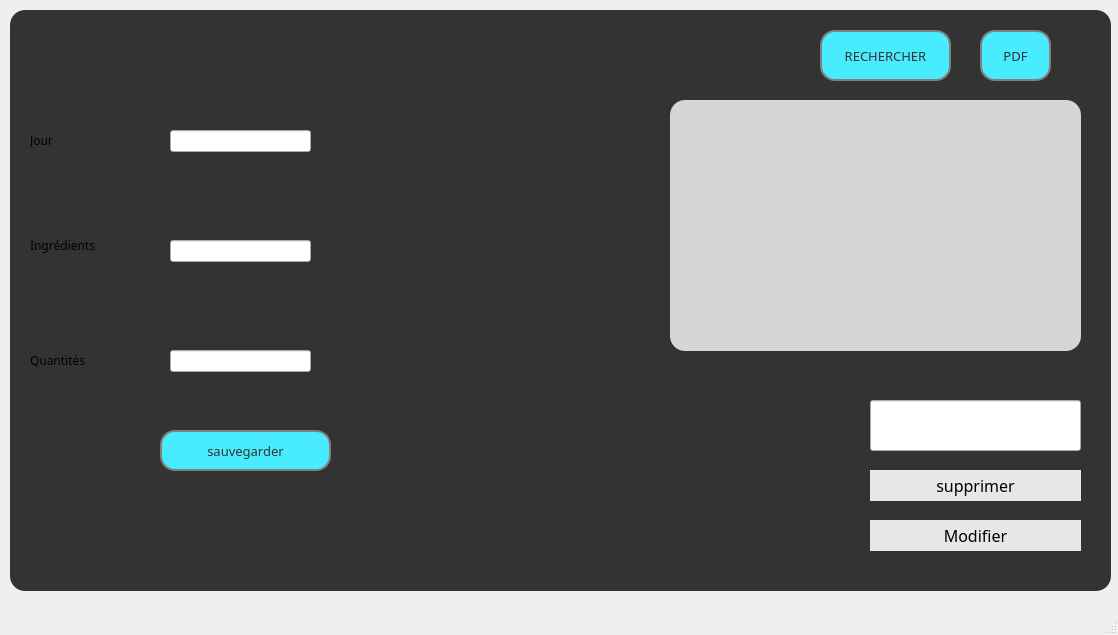
<?xml version="1.0" encoding="UTF-8"?>
<ui version="4.0">
 <class>MainWindow1</class>
 <widget class="QMainWindow" name="MainWindow1">
  <property name="geometry">
   <rect>
    <x>0</x>
    <y>0</y>
    <width>1118</width>
    <height>635</height>
   </rect>
  </property>
  <property name="windowTitle">
   <string>MainWindow</string>
  </property>
  <widget class="QWidget" name="centralwidget">
   <widget class="QFrame" name="frame">
    <property name="geometry">
     <rect>
      <x>10</x>
      <y>10</y>
      <width>1101</width>
      <height>581</height>
     </rect>
    </property>
    <property name="styleSheet">
     <string notr="true">*{
font-family:century gothic ; 
front-size:24px
}
QFrame
{
 background:#333;
border-radius:15px; 
}
QPushButton
{
background:red ; 
border-radius:60px; 
}
QToolButton
{
backfround:red;
boder-radius:60px;
}</string>
    </property>
    <property name="frameShape">
     <enum>QFrame::StyledPanel</enum>
    </property>
    <property name="frameShadow">
     <enum>QFrame::Raised</enum>
    </property>
    <widget class="QLineEdit" name="lineEmpl_2">
     <property name="geometry">
      <rect>
       <x>160</x>
       <y>230</y>
       <width>141</width>
       <height>22</height>
      </rect>
     </property>
     <property name="font">
      <font>
       <family>century gothic</family>
       <pointsize>12</pointsize>
      </font>
     </property>
    </widget>
    <widget class="QLineEdit" name="lineEmpl_3">
     <property name="geometry">
      <rect>
       <x>160</x>
       <y>340</y>
       <width>141</width>
       <height>22</height>
      </rect>
     </property>
     <property name="font">
      <font>
       <family>century gothic</family>
       <pointsize>12</pointsize>
      </font>
     </property>
    </widget>
    <widget class="QLineEdit" name="lineEmpl_4">
     <property name="geometry">
      <rect>
       <x>160</x>
       <y>120</y>
       <width>141</width>
       <height>22</height>
      </rect>
     </property>
     <property name="font">
      <font>
       <family>century gothic</family>
       <pointsize>12</pointsize>
      </font>
     </property>
    </widget>
    <widget class="QTableView" name="tablequantite">
     <property name="geometry">
      <rect>
       <x>660</x>
       <y>90</y>
       <width>411</width>
       <height>251</height>
      </rect>
     </property>
     <property name="styleSheet">
      <string notr="true">QTableView {
    background-color: #d7d6d5
}</string>
     </property>
    </widget>
    <widget class="QPushButton" name="pushButton_3">
     <property name="geometry">
      <rect>
       <x>860</x>
       <y>510</y>
       <width>211</width>
       <height>31</height>
      </rect>
     </property>
     <property name="font">
      <font>
       <family>century gothic</family>
       <pointsize>-1</pointsize>
       <underline>false</underline>
       <strikeout>false</strikeout>
      </font>
     </property>
     <property name="styleSheet">
      <string notr="true">QPushButton
{
background-color: #e7e7e7; 
  border: none;
  color: black;
   
  text-align: center;
  text-decoration: none;
  display: inline-block;
  font-size: 16px;
}
QPushButton:hover
{
background-color: #e7e7e7; /* Green */
background:#555555 ; 
  border: none;
  color: white;
 
  text-align: center;
  text-decoration: none;
  display: inline-block;
  font-size: 16px;
}</string>
     </property>
     <property name="text">
      <string>Modifier</string>
     </property>
    </widget>
    <widget class="QPushButton" name="pushButton_4">
     <property name="geometry">
      <rect>
       <x>860</x>
       <y>460</y>
       <width>211</width>
       <height>31</height>
      </rect>
     </property>
     <property name="font">
      <font>
       <family>century gothic</family>
       <pointsize>-1</pointsize>
       <underline>false</underline>
       <strikeout>false</strikeout>
      </font>
     </property>
     <property name="styleSheet">
      <string notr="true">QPushButton
{
background-color: #e7e7e7; 
  border: none;
  color: black;
   
  text-align: center;
  text-decoration: none;
  display: inline-block;
  font-size: 16px;
}
QPushButton:hover
{
background-color: #e7e7e7; /* Green */
background:#555555 ; 
  border: none;
  color: white;
 
  text-align: center;
  text-decoration: none;
  display: inline-block;
  font-size: 16px;
}</string>
     </property>
     <property name="text">
      <string>supprimer</string>
     </property>
    </widget>
    <widget class="QLabel" name="label_2">
     <property name="geometry">
      <rect>
       <x>20</x>
       <y>120</y>
       <width>121</width>
       <height>21</height>
      </rect>
     </property>
     <property name="text">
      <string>Jour</string>
     </property>
    </widget>
    <widget class="QLabel" name="label_3">
     <property name="geometry">
      <rect>
       <x>20</x>
       <y>220</y>
       <width>111</width>
       <height>31</height>
      </rect>
     </property>
     <property name="text">
      <string>Ingrédients</string>
     </property>
    </widget>
    <widget class="QLabel" name="label_4">
     <property name="geometry">
      <rect>
       <x>20</x>
       <y>340</y>
       <width>101</width>
       <height>21</height>
      </rect>
     </property>
     <property name="text">
      <string>Quantités</string>
     </property>
    </widget>
    <widget class="QPushButton" name="sauvegarder">
     <property name="geometry">
      <rect>
       <x>150</x>
       <y>420</y>
       <width>171</width>
       <height>41</height>
      </rect>
     </property>
     <property name="font">
      <font>
       <family>century gothic</family>
       <pointsize>10</pointsize>
      </font>
     </property>
     <property name="styleSheet">
      <string notr="true">QPushButton
{
background:#49ebff ; 
border-radius:15px; 
color:#333; 
border: 2px solid gray ;
padding: 0.8px;
}
QPushButton:hover
{
color:#333; 
border-radius:15px;
background:#c7cf00;
border: 2px solid gray ;
padding: 0.8px;
}</string>
     </property>
     <property name="text">
      <string>sauvegarder</string>
     </property>
    </widget>
    <widget class="QLineEdit" name="lineTache_3">
     <property name="geometry">
      <rect>
       <x>860</x>
       <y>390</y>
       <width>211</width>
       <height>51</height>
      </rect>
     </property>
     <property name="font">
      <font>
       <family>century gothic</family>
       <pointsize>12</pointsize>
      </font>
     </property>
    </widget>
    <widget class="QLabel" name="label">
     <property name="geometry">
      <rect>
       <x>390</x>
       <y>170</y>
       <width>161</width>
       <height>161</height>
      </rect>
     </property>
     <property name="text">
      <string/>
     </property>
     <property name="pixmap">
      <pixmap>lepetit.png</pixmap>
     </property>
    </widget>
    <widget class="QPushButton" name="sauvegarder_4">
     <property name="geometry">
      <rect>
       <x>970</x>
       <y>20</y>
       <width>71</width>
       <height>51</height>
      </rect>
     </property>
     <property name="font">
      <font>
       <family>century gothic</family>
       <pointsize>10</pointsize>
      </font>
     </property>
     <property name="styleSheet">
      <string notr="true">QPushButton
{
background:#49ebff ; 
border-radius:15px; 
color:#333; 
border: 2px solid gray ;
padding: 0.8px;
}
QPushButton:hover
{
color:#333; 
border-radius:15px;
background:#c7cf00;
border: 2px solid gray ;
padding: 0.8px;
}</string>
     </property>
     <property name="text">
      <string>PDF</string>
     </property>
    </widget>
    <widget class="QPushButton" name="sauvegarder_5">
     <property name="geometry">
      <rect>
       <x>810</x>
       <y>20</y>
       <width>131</width>
       <height>51</height>
      </rect>
     </property>
     <property name="font">
      <font>
       <family>century gothic</family>
       <pointsize>10</pointsize>
      </font>
     </property>
     <property name="styleSheet">
      <string notr="true">QPushButton
{
background:#49ebff ; 
border-radius:15px; 
color:#333; 
border: 2px solid gray ;
padding: 0.8px;
}
QPushButton:hover
{
color:#333; 
border-radius:15px;
background:#c7cf00;
border: 2px solid gray ;
padding: 0.8px;
}</string>
     </property>
     <property name="text">
      <string>RECHERCHER</string>
     </property>
    </widget>
   </widget>
  </widget>
  <widget class="QMenuBar" name="menubar">
   <property name="geometry">
    <rect>
     <x>0</x>
     <y>0</y>
     <width>1118</width>
     <height>26</height>
    </rect>
   </property>
  </widget>
  <widget class="QStatusBar" name="statusbar"/>
 </widget>
 <resources/>
 <connections/>
</ui>
